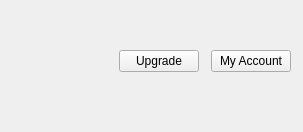
     <widget class="QWidget" name="pAccount">
      <property name="sizePolicy">
       <sizepolicy hsizetype="Preferred" vsizetype="Preferred">
        <horstretch>0</horstretch>
        <verstretch>0</verstretch>
       </sizepolicy>
      </property>
      <layout class="QVBoxLayout" name="pAccountLayout" stretch="0,1">
       <property name="spacing">
        <number>48</number>
       </property>
       <property name="leftMargin">
        <number>0</number>
       </property>
       <property name="topMargin">
        <number>24</number>
       </property>
       <property name="rightMargin">
        <number>0</number>
       </property>
       <property name="bottomMargin">
        <number>0</number>
       </property>
       <item>
        <widget class="QWidget" name="accountHeaderWidget" native="true">
         <layout class="QVBoxLayout" name="verticalLayout_11">
          <property name="spacing">
           <number>0</number>
          </property>
          <property name="leftMargin">
           <number>12</number>
          </property>
          <property name="topMargin">
           <number>12</number>
          </property>
          <property name="rightMargin">
           <number>12</number>
          </property>
          <property name="bottomMargin">
           <number>12</number>
          </property>
          <item>
           <layout class="QHBoxLayout" name="horizontalLayout_4">
            <property name="spacing">
             <number>12</number>
            </property>
            <item>
             <widget class="AvatarWidget" name="wAvatar" native="true">
              <property name="minimumSize">
               <size>
                <width>36</width>
                <height>36</height>
               </size>
              </property>
              <property name="maximumSize">
               <size>
                <width>36</width>
                <height>36</height>
               </size>
              </property>
             </widget>
            </item>
            <item>
             <layout class="QVBoxLayout" name="verticalLayout">
              <property name="spacing">
               <number>0</number>
              </property>
              <item>
               <layout class="QHBoxLayout" name="horizontalLayout_3">
                <item>
                 <widget class="QLabel" name="lName">
                  <property name="maximumSize">
                   <size>
                    <width>270</width>
                    <height>16777215</height>
                   </size>
                  </property>
                  <property name="textFormat">
                   <enum>Qt::PlainText</enum>
                  </property>
                 </widget>
                </item>
                <item>
                 <widget class="QPushButton" name="lAccountType">
                  <property name="sizePolicy">
                   <sizepolicy hsizetype="MinimumExpanding" vsizetype="Fixed">
                    <horstretch>0</horstretch>
                    <verstretch>0</verstretch>
                   </sizepolicy>
                  </property>
                  <property name="autoDefault">
                   <bool>false</bool>
                  </property>
                  <property name="flat">
                   <bool>true</bool>
                  </property>
                  <property name="type" stdset="0">
                   <string notr="true">ghost</string>
                  </property>
                 </widget>
                </item>
               </layout>
              </item>
              <item>
               <widget class="QLabel" name="lEmail"/>
              </item>
             </layout>
            </item>
            <item>
             <layout class="QVBoxLayout" name="verticalLayout_14">
              <item>
               <spacer name="verticalSpacer_9">
                <property name="orientation">
                 <enum>Qt::Vertical</enum>
                </property>
                <property name="sizeHint" stdset="0">
                 <size>
                  <width>20</width>
                  <height>0</height>
                 </size>
                </property>
               </spacer>
              </item>
              <item>
               <layout class="QHBoxLayout" name="horizontalLayout">
                <item>
                 <widget class="QPushButton" name="bUpgrade">
                  <property name="sizePolicy">
                   <sizepolicy hsizetype="Preferred" vsizetype="Fixed">
                    <horstretch>0</horstretch>
                    <verstretch>0</verstretch>
                   </sizepolicy>
                  </property>
                  <property name="minimumSize">
                   <size>
                    <width>0</width>
                    <height>0</height>
                   </size>
                  </property>
                  <property name="maximumSize">
                   <size>
                    <width>16777215</width>
                    <height>16777215</height>
                   </size>
                  </property>
                  <property name="cursor">
                   <cursorShape>PointingHandCursor</cursorShape>
                  </property>
                  <property name="focusPolicy">
                   <enum>Qt::StrongFocus</enum>
                  </property>
                  <property name="text">
                   <string>Upgrade</string>
                  </property>
                  <property name="autoDefault">
                   <bool>false</bool>
                  </property>
                  <property name="type" stdset="0">
                   <string notr="true">primary</string>
                  </property>
                  <property name="dimension" stdset="0">
                   <string notr="true">small</string>
                  </property>
                 </widget>
                </item>
                <item>
                 <widget class="QPushButton" name="bMyAccount">
                  <property name="sizePolicy">
                   <sizepolicy hsizetype="Preferred" vsizetype="Fixed">
                    <horstretch>0</horstretch>
                    <verstretch>0</verstretch>
                   </sizepolicy>
                  </property>
                  <property name="minimumSize">
                   <size>
                    <width>0</width>
                    <height>0</height>
                   </size>
                  </property>
                  <property name="maximumSize">
                   <size>
                    <width>16777215</width>
                    <height>16777215</height>
                   </size>
                  </property>
                  <property name="cursor">
                   <cursorShape>PointingHandCursor</cursorShape>
                  </property>
                  <property name="text">
                   <string>My Account</string>
                  </property>
                  <property name="autoDefault">
                   <bool>false</bool>
                  </property>
                  <property name="type" stdset="0">
                   <string notr="true">secondary</string>
                  </property>
                  <property name="dimension" stdset="0">
                   <string notr="true">small</string>
                  </property>
                 </widget>
                </item>
               </layout>
              </item>
             </layout>
            </item>
           </layout>
          </item>
         </layout>
        </widget>
       </item>
       <item>
        <widget class="AccountStateQuickWidget" name="accountStateQuickWidget" native="true">
         <property name="sizePolicy">
          <sizepolicy hsizetype="Preferred" vsizetype="Expanding">
           <horstretch>0</horstretch>
           <verstretch>0</verstretch>
          </sizepolicy>
         </property>
        </widget>
       </item>
      </layout>
     </widget>
